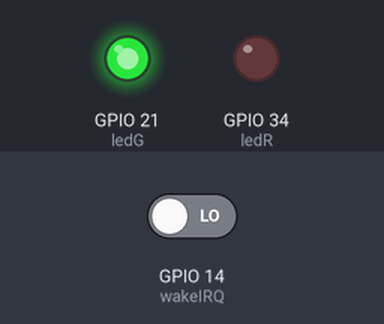
Bench run of a program on a simulated ESP32 board running MicroPython. Parts: output pins drawn as LEDs (lit = HIGH). The test bench sets the inputs (shaded band); at power-on: GPIO 14 (wakeIRQ) LOW. Deep sleep restarts the program when it ends; library files of the repository ran but are not shown: mpu6050_irq.py; what the program prints to the serial console is not drawn.

Above: at 4.2 s.
4.3 s: GPIO 14 (wakeIRQ) driven HIGH
At 5.15 s:
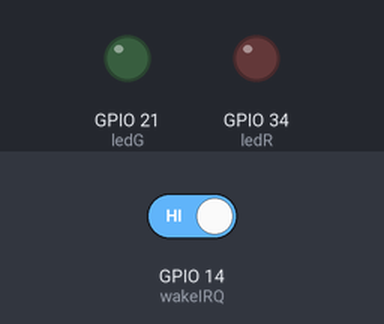
At 6.0 s:
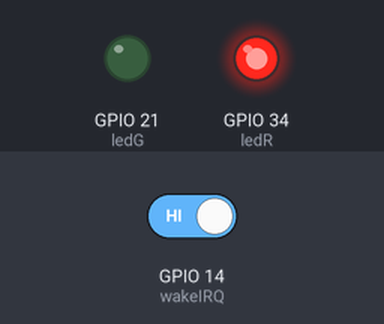
Timing chart, 0 to 11.8 s (numbered marks = the images above; inputs shaded):
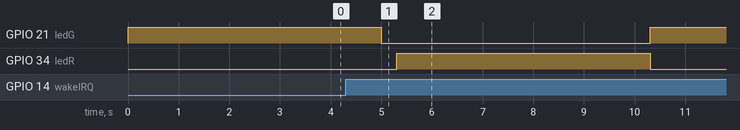

The program:

example_esp32s2_mpu6050_sleep.py
```python
# (licence header left out)
import esp32
import machine
from machine import Pin, I2C
from time import sleep, time, ticks_ms, ticks_diff
from mpu6050_irq import MPU6050

wokeFromDeepSleep = machine.reset_cause() == machine.DEEPSLEEP_RESET

ledR = Pin(34, Pin.OUT, value=wokeFromDeepSleep)
ledG = Pin(21, Pin.OUT, value=not wokeFromDeepSleep)

if wokeFromDeepSleep:
    # Process motion detection event.
    sleep(5)
    ledR.off()
    ledG.on()

wakeIRQ = Pin(14, Pin.IN) # Any RTC pin to catch the interrupt.
esp32.wake_on_ext0(wakeIRQ, esp32.WAKEUP_ANY_HIGH)

i2c = I2C(0, sda=Pin(5), scl=Pin(3), freq=400000)

imu = MPU6050(i2c)
imu.wake()
imu.setupMotionDetection(4, 16) # To detect a small, short movements like a knock.
imu.enableMotionDetectionIRQ()  # Might rise IRQ immediately when enabled.

# If motion detection is enabled with the latch, reset the latch.
# motionDetected = imu.resetMotionDetectionLatch() & MOT_INT

print("going to sleep in 5 s...")
sleep(5)
machine.deepsleep()
```

Measured:
- after the input at 4.3 s, GPIO 34 (ledR): LOW → HIGH after 1.0 s, → LOW 5.0 s later
